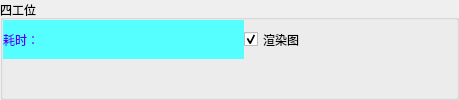
    <widget class="QGroupBox" name="groupBox_9">
     <property name="title">
      <string>四工位</string>
     </property>
     <layout class="QGridLayout" name="gridLayout_10">
      <property name="leftMargin">
       <number>0</number>
      </property>
      <property name="topMargin">
       <number>0</number>
      </property>
      <property name="rightMargin">
       <number>0</number>
      </property>
      <property name="bottomMargin">
       <number>0</number>
      </property>
      <property name="spacing">
       <number>0</number>
      </property>
      <item row="0" column="2">
       <widget class="QLabel" name="label_FourthResult">
        <property name="minimumSize">
         <size>
          <width>151</width>
          <height>0</height>
         </size>
        </property>
        <property name="maximumSize">
         <size>
          <width>151</width>
          <height>51</height>
         </size>
        </property>
        <property name="styleSheet">
         <string notr="true">image: url(:/CMainWindow/Resources/OK.svg);</string>
        </property>
        <property name="text">
         <string/>
        </property>
       </widget>
      </item>
      <item row="1" column="0" colspan="3">
       <widget class="MyLabel" name="label_FourthImage">
        <property name="styleSheet">
         <string notr="true">background-image: url(:/CMainWindow/Resources/background.png);</string>
        </property>
        <property name="text">
         <string/>
        </property>
       </widget>
      </item>
      <item row="0" column="0">
       <widget class="QLabel" name="label_FourthTime">
        <property name="minimumSize">
         <size>
          <width>241</width>
          <height>0</height>
         </size>
        </property>
        <property name="maximumSize">
         <size>
          <width>241</width>
          <height>51</height>
         </size>
        </property>
        <property name="styleSheet">
         <string notr="true">background-color: rgb(85, 255, 255);
color: rgb(85, 0, 255);</string>
        </property>
        <property name="text">
         <string>耗时：</string>
        </property>
       </widget>
      </item>
      <item row="0" column="1">
       <widget class="QCheckBox" name="checkBox_RenderFourth">
        <property name="maximumSize">
         <size>
          <width>16777215</width>
          <height>51</height>
         </size>
        </property>
        <property name="text">
         <string>渲染图</string>
        </property>
        <property name="checked">
         <bool>true</bool>
        </property>
       </widget>
      </item>
     </layout>
    </widget>
